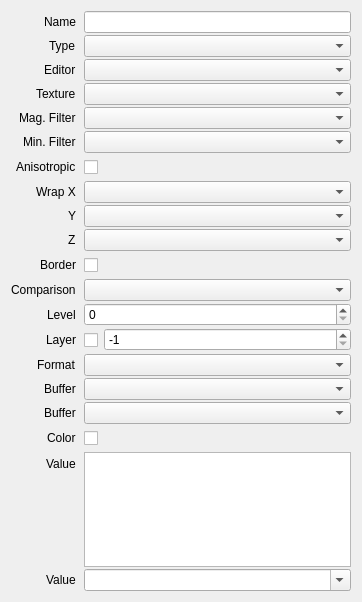
<?xml version="1.0" encoding="UTF-8"?>
<ui version="4.0">
 <class>BindingProperties</class>
 <widget class="QWidget" name="BindingProperties">
  <property name="geometry">
   <rect>
    <x>0</x>
    <y>0</y>
    <width>362</width>
    <height>602</height>
   </rect>
  </property>
  <layout class="QVBoxLayout" name="verticalLayout">
   <item>
    <layout class="QFormLayout" name="formLayout">
     <property name="labelAlignment">
      <set>Qt::AlignRight|Qt::AlignTrailing|Qt::AlignVCenter</set>
     </property>
     <property name="horizontalSpacing">
      <number>8</number>
     </property>
     <property name="verticalSpacing">
      <number>2</number>
     </property>
     <property name="leftMargin">
      <number>0</number>
     </property>
     <property name="topMargin">
      <number>0</number>
     </property>
     <property name="rightMargin">
      <number>0</number>
     </property>
     <property name="bottomMargin">
      <number>0</number>
     </property>
     <item row="1" column="0">
      <widget class="QLabel" name="labelType">
       <property name="text">
        <string>Type</string>
       </property>
      </widget>
     </item>
     <item row="1" column="1">
      <widget class="DataComboBox" name="type">
       <property name="sizePolicy">
        <sizepolicy hsizetype="Preferred" vsizetype="Fixed">
         <horstretch>1</horstretch>
         <verstretch>0</verstretch>
        </sizepolicy>
       </property>
      </widget>
     </item>
     <item row="2" column="0">
      <widget class="QLabel" name="labelEditor">
       <property name="text">
        <string>Editor</string>
       </property>
      </widget>
     </item>
     <item row="2" column="1">
      <widget class="DataComboBox" name="editor"/>
     </item>
     <item row="3" column="0">
      <widget class="QLabel" name="labelTexture">
       <property name="text">
        <string>Texture</string>
       </property>
      </widget>
     </item>
     <item row="3" column="1">
      <widget class="ReferenceComboBox" name="texture"/>
     </item>
     <item row="4" column="0">
      <widget class="QLabel" name="labelMagFilter">
       <property name="text">
        <string>Mag. Filter</string>
       </property>
      </widget>
     </item>
     <item row="4" column="1">
      <widget class="DataComboBox" name="magFilter"/>
     </item>
     <item row="5" column="0">
      <widget class="QLabel" name="labelMinFilter">
       <property name="text">
        <string>Min. Filter</string>
       </property>
      </widget>
     </item>
     <item row="5" column="1">
      <widget class="DataComboBox" name="minFilter"/>
     </item>
     <item row="6" column="0">
      <widget class="QLabel" name="labelAnisotropic">
       <property name="text">
        <string>Anisotropic</string>
       </property>
      </widget>
     </item>
     <item row="6" column="1">
      <widget class="QCheckBox" name="anisotropic">
       <property name="minimumSize">
        <size>
         <width>0</width>
         <height>24</height>
        </size>
       </property>
      </widget>
     </item>
     <item row="7" column="0">
      <widget class="QLabel" name="labelWrapModeX">
       <property name="text">
        <string>Wrap X</string>
       </property>
      </widget>
     </item>
     <item row="7" column="1">
      <widget class="DataComboBox" name="wrapModeX"/>
     </item>
     <item row="8" column="0">
      <widget class="QLabel" name="labelWrapModeY">
       <property name="text">
        <string>Y</string>
       </property>
      </widget>
     </item>
     <item row="8" column="1">
      <widget class="DataComboBox" name="wrapModeY"/>
     </item>
     <item row="9" column="0">
      <widget class="QLabel" name="labelWrapModeZ">
       <property name="text">
        <string>Z</string>
       </property>
      </widget>
     </item>
     <item row="9" column="1">
      <widget class="DataComboBox" name="wrapModeZ"/>
     </item>
     <item row="10" column="0">
      <widget class="QLabel" name="labelBorderColor">
       <property name="text">
        <string>Border</string>
       </property>
      </widget>
     </item>
     <item row="10" column="1">
      <widget class="ColorPicker" name="borderColor">
       <property name="minimumSize">
        <size>
         <width>0</width>
         <height>24</height>
        </size>
       </property>
      </widget>
     </item>
     <item row="11" column="0">
      <widget class="QLabel" name="labelComparisonFunc">
       <property name="text">
        <string>Comparison</string>
       </property>
      </widget>
     </item>
     <item row="11" column="1">
      <widget class="DataComboBox" name="comparisonFunc"/>
     </item>
     <item row="12" column="0">
      <widget class="QLabel" name="labelLevel">
       <property name="text">
        <string>Level</string>
       </property>
      </widget>
     </item>
     <item row="12" column="1">
      <widget class="QSpinBox" name="level"/>
     </item>
     <item row="13" column="0">
      <widget class="QLabel" name="labelLayer">
       <property name="text">
        <string>Layer</string>
       </property>
      </widget>
     </item>
     <item row="13" column="1">
      <widget class="QWidget" name="layerWidget" native="true">
       <layout class="QHBoxLayout" name="horizontalLayout_2">
        <property name="leftMargin">
         <number>0</number>
        </property>
        <property name="topMargin">
         <number>0</number>
        </property>
        <property name="rightMargin">
         <number>0</number>
        </property>
        <property name="bottomMargin">
         <number>0</number>
        </property>
        <item>
         <widget class="QCheckBox" name="layered">
          <property name="minimumSize">
           <size>
            <width>0</width>
            <height>24</height>
           </size>
          </property>
         </widget>
        </item>
        <item>
         <widget class="QSpinBox" name="layer">
          <property name="sizePolicy">
           <sizepolicy hsizetype="Expanding" vsizetype="Fixed">
            <horstretch>0</horstretch>
            <verstretch>0</verstretch>
           </sizepolicy>
          </property>
          <property name="minimum">
           <number>-1</number>
          </property>
          <property name="value">
           <number>-1</number>
          </property>
         </widget>
        </item>
       </layout>
      </widget>
     </item>
     <item row="14" column="0">
      <widget class="QLabel" name="labelImageFormat">
       <property name="text">
        <string>Format</string>
       </property>
      </widget>
     </item>
     <item row="14" column="1">
      <widget class="DataComboBox" name="imageFormat"/>
     </item>
     <item row="15" column="0">
      <widget class="QLabel" name="labelBuffer">
       <property name="text">
        <string>Buffer</string>
       </property>
      </widget>
     </item>
     <item row="15" column="1">
      <widget class="ReferenceComboBox" name="buffer"/>
     </item>
     <item row="17" column="0">
      <widget class="QLabel" name="labelColor">
       <property name="text">
        <string>Color</string>
       </property>
      </widget>
     </item>
     <item row="17" column="1">
      <widget class="ColorPicker" name="color">
       <property name="minimumSize">
        <size>
         <width>0</width>
         <height>24</height>
        </size>
       </property>
      </widget>
     </item>
     <item row="18" column="0">
      <widget class="QLabel" name="labelExpressions">
       <property name="text">
        <string>Value</string>
       </property>
      </widget>
     </item>
     <item row="18" column="1">
      <widget class="ExpressionMatrix" name="expressions">
       <property name="verticalScrollBarPolicy">
        <enum>Qt::ScrollBarAlwaysOff</enum>
       </property>
       <property name="horizontalScrollBarPolicy">
        <enum>Qt::ScrollBarAlwaysOff</enum>
       </property>
       <property name="autoScroll">
        <bool>false</bool>
       </property>
       <property name="editTriggers">
        <set>QAbstractItemView::CurrentChanged</set>
       </property>
       <property name="selectionMode">
        <enum>QAbstractItemView::NoSelection</enum>
       </property>
       <property name="gridStyle">
        <enum>Qt::DotLine</enum>
       </property>
       <attribute name="horizontalHeaderVisible">
        <bool>false</bool>
       </attribute>
       <attribute name="horizontalHeaderMinimumSectionSize">
        <number>1</number>
       </attribute>
       <attribute name="horizontalHeaderStretchLastSection">
        <bool>true</bool>
       </attribute>
       <attribute name="verticalHeaderVisible">
        <bool>false</bool>
       </attribute>
       <attribute name="verticalHeaderStretchLastSection">
        <bool>true</bool>
       </attribute>
      </widget>
     </item>
     <item row="19" column="0">
      <widget class="QLabel" name="labelSubroutine">
       <property name="text">
        <string>Value</string>
       </property>
      </widget>
     </item>
     <item row="19" column="1">
      <widget class="QComboBox" name="subroutine">
       <property name="editable">
        <bool>true</bool>
       </property>
      </widget>
     </item>
     <item row="16" column="1">
      <widget class="ReferenceComboBox" name="block"/>
     </item>
     <item row="16" column="0">
      <widget class="QLabel" name="labelBlock">
       <property name="text">
        <string>Buffer</string>
       </property>
      </widget>
     </item>
     <item row="0" column="1">
      <widget class="QLineEdit" name="name"/>
     </item>
     <item row="0" column="0">
      <widget class="QLabel" name="labelName">
       <property name="text">
        <string>Name</string>
       </property>
      </widget>
     </item>
    </layout>
   </item>
  </layout>
 </widget>
 <customwidgets>
  <customwidget>
   <class>DataComboBox</class>
   <extends>QComboBox</extends>
   <header>widgets//DataComboBox.h</header>
  </customwidget>
  <customwidget>
   <class>ReferenceComboBox</class>
   <extends>QComboBox</extends>
   <header>widgets//ReferenceComboBox.h</header>
  </customwidget>
  <customwidget>
   <class>ExpressionMatrix</class>
   <extends>QTableWidget</extends>
   <header>widgets//ExpressionMatrix.h</header>
  </customwidget>
  <customwidget>
   <class>ColorPicker</class>
   <extends>QCheckBox</extends>
   <header>widgets//ColorPicker.h</header>
  </customwidget>
 </customwidgets>
 <resources/>
 <connections/>
</ui>
